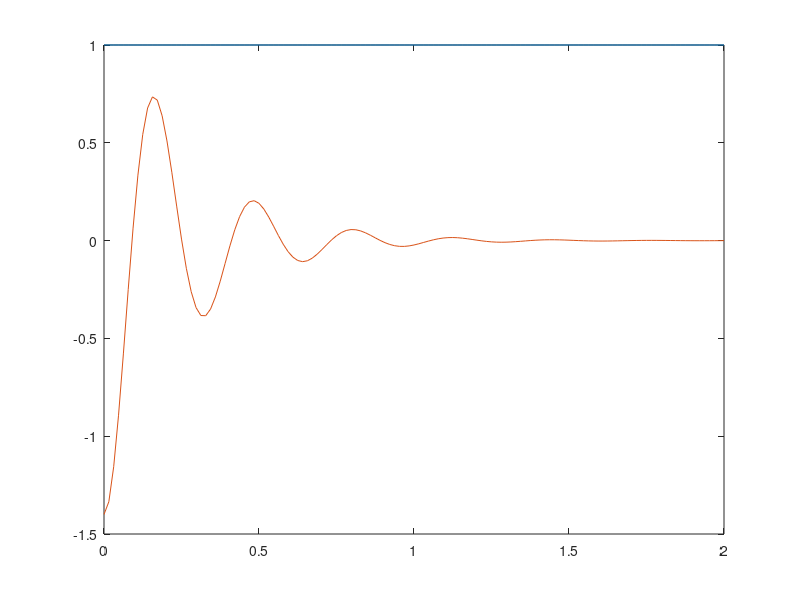

MATLAB code for this plot: (Note: this script raises an error after producing the figure.)
%% MASTER TAPES
zeta = 0.2;
wn = 20;
K = 1.4; 

H = tf(K*wn^2,[1,2*zeta*wn,wn^2]);

[y,t] = step(H);
u = ones(length(y),1);

figure,plot(t,u,t,y-K), hold on
plot(tk,exp(xk))
% plot(t,u,t,y-K)
% plot(t,abs(y-K))

%%

% idx = [15,29,43,56,70,84,97];
idx = [15,29];

xk = log(abs(y(idx)-K));
tk = t(idx);

figure
plot(tk,xk)

A = [sum(tk.^2),sum(tk);
    sum(tk),length(tk)];
b = [sum(xk.*tk);sum(xk)];
x = A\b
hold on
plot(tk,x(1)*tk+x(2))

Re_poli = x(1)
Re = Re_poli;

%%
Tosc = 2*(tk(2)-tk(1))
wosc = 2*pi/Tosc;

zeta_est = -Re/sqrt(wosc^2+Re^2);
wn_est = -Re/zeta_est;

%% 
Hest = tf(K*wn_est^2,[1,2*zeta_est*wn_est,wn_est^2]);

ysim = lsim(Hest,u,t);
figure
plot(t,u,t,y,t,ysim)

